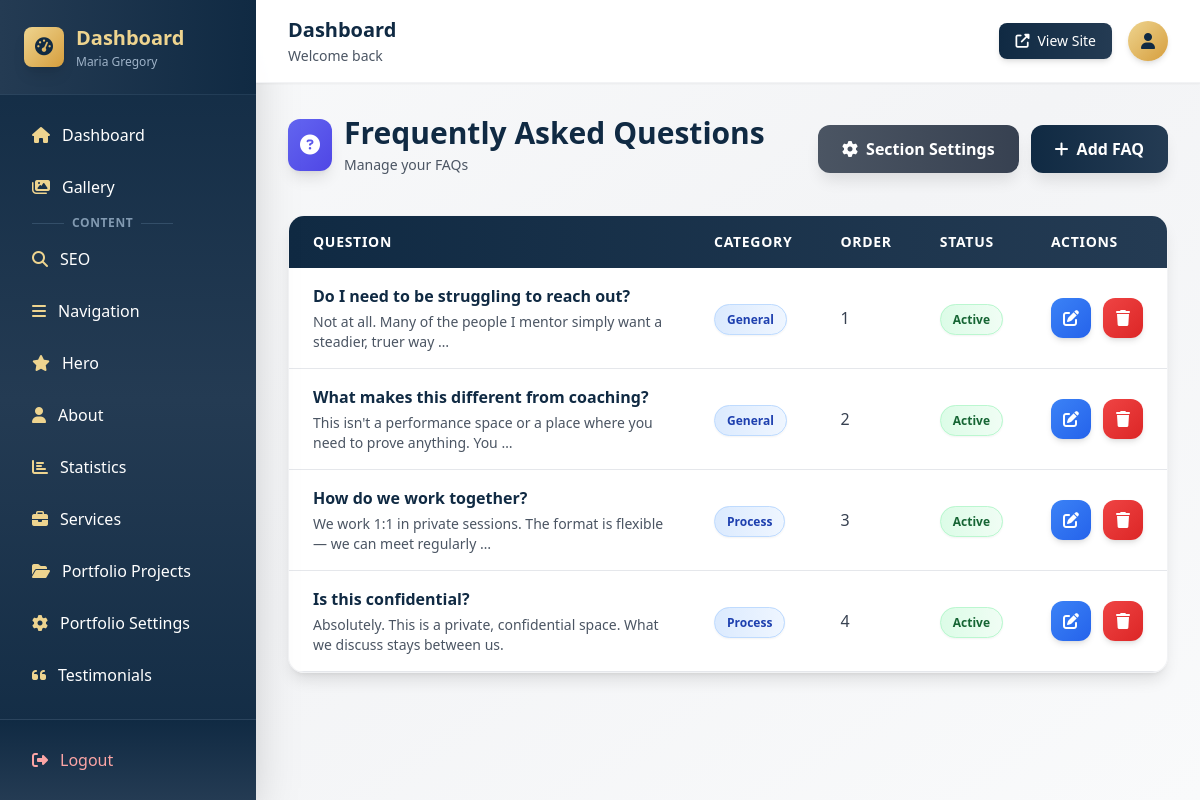
Page /dashboard/faqs/ (signed in) on the committed database.
### myApp/models.py (models this page shows, shortened)
class FAQ(models.Model):
    question = models.CharField(max_length=500)
    answer = models.TextField()
    category = models.CharField(max_length=100, blank=True)
    sort_order = models.IntegerField(default=0)
    is_active = models.BooleanField(default=True)
    created_at = models.DateTimeField(auto_now_add=True)
    class Meta:
        ordering = ['sort_order', 'id']
        verbose_name = "FAQ"
        verbose_name_plural = "FAQs"

### myApp/dashboard_views.py (the view, shortened to what this page needs)
# urls.py: path('faqs/', dashboard_views.faqs_list, name='faqs_list'),
@login_required
def faqs_list(request):
    faqs = FAQ.objects.all()
    context = {'faqs': faqs}
    return render(request, 'dashboard/faqs_list.html', context)

### myApp/templates/dashboard/faqs_list.html (shortened to what this page needs)
{% extends "dashboard/base.html" %}
{% block content %}
<div class="mb-8 flex flex-col sm:flex-row justify-between items-start sm:items-center gap-4">
    <div>
        <div class="flex items-center gap-3 mb-2">
            <div class="bg-gradient-to-br from-indigo-500 to-indigo-600 p-3 rounded-xl shadow-lg">
                <i class="fas fa-question-circle text-white text-xl"></i>
            </div>
            <div>
                <h1 class="text-3xl font-bold text-navy-900">Frequently Asked Questions</h1>
                <p class="text-gray-600 text-sm mt-1">Manage your FAQs</p>
            </div>
        </div>
    </div>
    <div class="flex flex-wrap gap-3">
        <a href="{% url 'dashboard:faq_section_edit' %}" class="btn-secondary">
            <i class="fas fa-cog"></i>Section Settings
        </a>
        <a href="{% url 'dashboard:faq_new' %}" class="btn-primary">
            <i class="fas fa-plus"></i>Add FAQ
        </a>
    </div>
</div>
<div class="glass-effect rounded-2xl shadow-lg border border-gray-200/50 overflow-hidden">
    <table class="w-full">
        <thead class="bg-gradient-to-r from-navy-900 to-navy-800 text-white">
            <tr>
                <th class="px-6 py-4 text-left font-semibold text-sm uppercase tracking-wider">Question</th>
                <th class="px-6 py-4 text-left font-semibold text-sm uppercase tracking-wider">Category</th>
                <th class="px-6 py-4 text-left font-semibold text-sm uppercase tracking-wider">Order</th>
                <th class="px-6 py-4 text-left font-semibold text-sm uppercase tracking-wider">Status</th>
                <th class="px-6 py-4 text-left font-semibold text-sm uppercase tracking-wider">Actions</th>
            </tr>
        </thead>
        <tbody>
            {% for faq in faqs %}
                <tr class="border-b border-gray-200 hover:bg-gray-50/50 transition-colors duration-150">
                    <td class="px-6 py-4">
                        <div class="font-semibold text-navy-900 mb-1">{{ faq.question }}</div>
                        <div class="text-sm text-gray-600 mt-1">{{ faq.answer|truncatewords:15 }}</div>
                    </td>
                    <td class="px-6 py-4">
                        {% if faq.category %}
                            <span class="bg-gradient-to-r from-blue-100 to-blue-50 text-blue-800 px-3 py-1.5 rounded-full text-xs font-semibold border border-blue-200 shadow-sm">{{ faq.category }}</span>
                        {% else %}
                            <span class="text-gray-400 italic">-</span>
                        {% endif %}
                    </td>
                    <td class="px-6 py-4 text-gray-700 font-medium">{{ faq.sort_order }}</td>
                    <td class="px-6 py-4">
                        {% if faq.is_active %}
                            <span class="bg-gradient-to-r from-green-100 to-green-50 text-green-800 px-3 py-1.5 rounded-full text-xs font-semibold border border-green-200 shadow-sm">Active</span>
                        {% else %}
                            <span class="bg-gradient-to-r from-red-100 to-red-50 text-red-800 px-3 py-1.5 rounded-full text-xs font-semibold border border-red-200 shadow-sm">Inactive</span>
                        {% endif %}
                    </td>
                    <td class="px-6 py-4">
                        <div class="flex gap-3">
                            <a href="{% url 'dashboard:faq_edit' faq.id %}" class="w-10 h-10 bg-gradient-to-br from-blue-500 to-blue-600 text-white rounded-xl flex items-center justify-center shadow-md hover:shadow-lg transform hover:scale-110 transition-all duration-200">
                                <i class="fas fa-edit"></i>
                            </a>
                            <form method="post" class="inline" onsubmit="return confirm('Are you sure you want to delete this FAQ?');">
                                <button type="submit" class="w-10 h-10 bg-gradient-to-br from-red-500 to-red-600 text-white rounded-xl flex items-center justify-center shadow-md hover:shadow-lg transform hover:scale-110 transition-all duration-200">
                                    <i class="fas fa-trash"></i>
                                </button>
                            </form>
                        </div>
                    </td>
                </tr>
            {% endfor %}
        </tbody>
    </table>
</div>
{% endblock %}

### myApp/templates/dashboard/base.html (style rules this page uses)
.glass-effect { background: rgba(255, 255, 255, 0.95); backdrop-filter: blur(10px); -webkit-backdrop-filter: blur(10px); }
.btn-primary { background: linear-gradient(to right, #102a43, #243b53); color: white; padding: 0.75rem 1.5rem; border-radius: 0.75rem; font-weight: 600; transition: all 0.2s ease; box-shadow: 0 10px 15px -3px rgba(0, 0, 0, 0.1); display: inline-flex; align-items: center; justify-content: center; gap: 0.5rem; }
.btn-secondary { background: linear-gradient(to right, #4b5563, #374151); color: white; padding: 0.75rem 1.5rem; border-radius: 0.75rem; font-weight: 600; transition: all 0.2s ease; box-shadow: 0 10px 15px -3px rgba(0, 0, 0, 0.1); display: inline-flex; align-items: center; justify-content: center; gap: 0.5rem; }

### rows in the picture
FAQ: question "Do I need to be struggling to reach out?", answer "Not at all. Many of the people I mentor simply want a steadier, truer way …", category "General", sort_order "1", is_active "Active"
FAQ: question "What makes this different from coaching?", answer "This isn't a performance space or a place where you need to prove anything. You …", category "General", sort_order "2", is_active "Active"
FAQ: question "How do we work together?", answer "We work 1:1 in private sessions. The format is flexible — we can meet regularly …", category "Process", sort_order "3", is_active "Active"
FAQ: question "Is this confidential?", answer "Absolutely. This is a private, confidential space. What we discuss stays between us.", category "Process", sort_order "4", is_active "Active"
